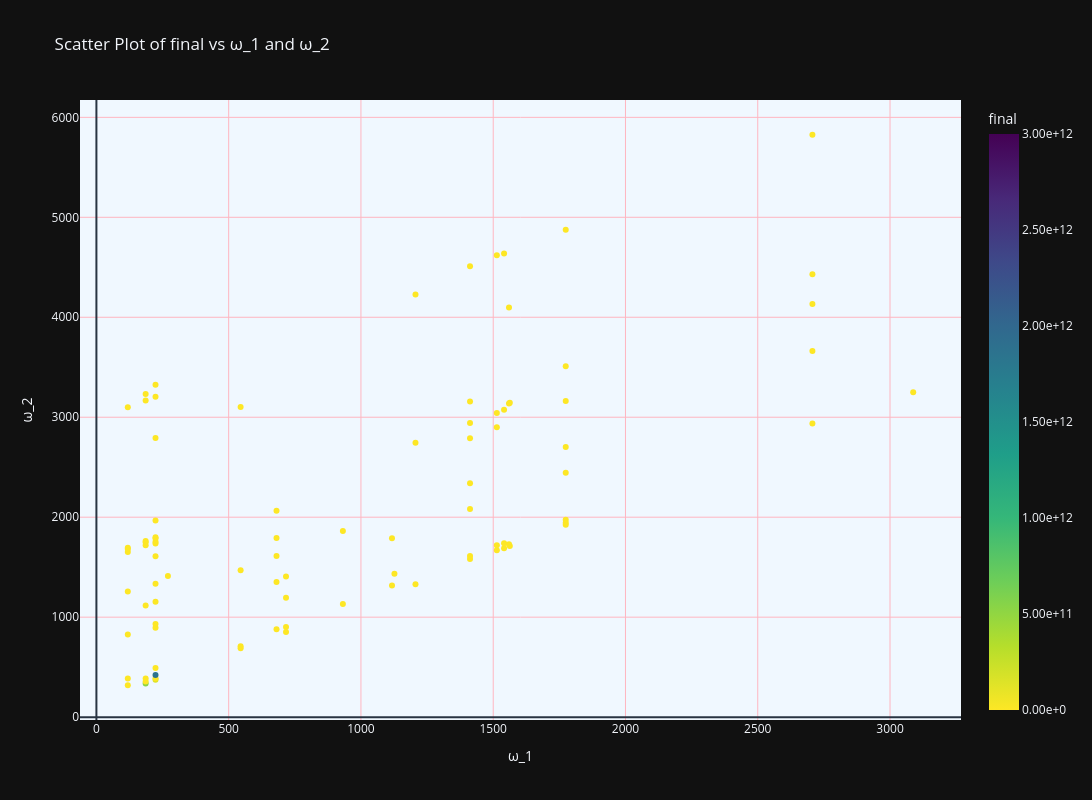

Notebook code for this chart:
### Markdown cell above
## Plotting only resonances

### Code cell
import plotly.express as px
formatted_df1 = result_later.copy()
print(formatted_df1.columns)
# formatted_df['final'] = np.log10(result_later['final']) if result_later[result_later['final']]>1e4 else 0.
# formatted_df1['final'] = formatted_df1['final'].apply(lambda x: 0 if x < 1e4 else np.log(x))

fig = px.scatter(formatted_df1[(formatted_df1['final']>1e5)
                              # &(formatted_df['final']<1e8)
                 ], 
                 x='ω_1', 
                 y='ω_2', 
                 color='final', 
                 color_continuous_scale='viridis_r', 
                 title='Scatter Plot of final vs ω_1 and ω_2',
                 width=1300, height=800,
                 hover_data={'final':':.2e', 'abc_tuples': True, #'a': True, 'b': True, 'c': True
                             },
                 range_color=(5e4,3e12))

fig.update_layout(
    xaxis_title='ω_1',
    yaxis_title='ω_2',
    coloraxis_colorbar=dict(title='final'),
    plot_bgcolor='aliceblue'
)

fig.update_xaxes(showgrid=True, gridwidth=1, gridcolor='LightPink')
fig.update_yaxes(showgrid=True, gridwidth=1, gridcolor='LightPink')
fig.update_coloraxes(colorbar_tickformat = '.2e'.format())

fig.show()
